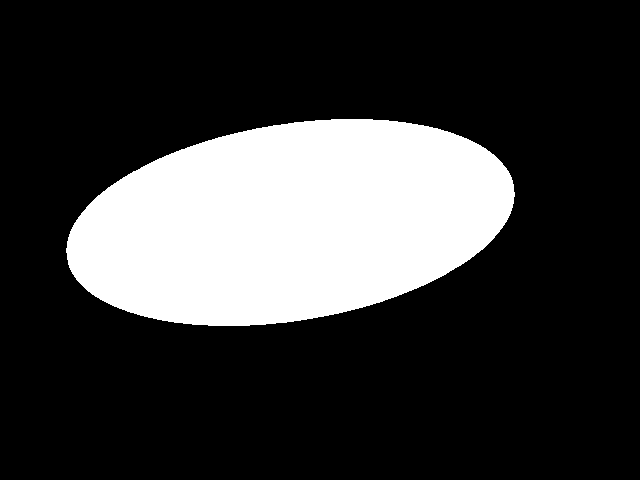
#> input picture data/sintetis/mask_daun/teh_041.png, 640 x 480 px
$ jupyter execute --allow-errors B1_lingkungan.ipynb
#> lines starting #> are read from the running program, lines starting #| are printed output that depends on the picture; after the words box and inside, x2 and y2 are one past the last pixel; in counts of white or black regions, pixels touching at a corner belong together
# B1. Lingkungan Kerja dan Formulasi Masalah (SIMUTEH)
SEED = 1014. Notebook dijalankan dari folder `notebook/`.

[cell 1]
import sys
sys.path.append("../src")  # agar utils_cv dapat diimpor dari notebook/
import cv2, numpy as np, skimage, matplotlib.pyplot as plt
from utils_cv import baca, tampil
print("OpenCV", cv2.__version__, "| NumPy", np.__version__,
      "| scikit-image", skimage.__version__)
#> (the rest of this cell did not finish here and is left out)

## Piksel di dalam daun (untuk P1.1)
Piksel (y=100, x=200) berada di latar nampan. Berikut satu piksel pada daun dan satu pada bercak.

[cell 2]
md = cv2.imread("../data/sintetis/mask_daun/teh_041.png", 0)
#> md: shape (480, 640); 22.8% white; 1 white region, box (x1, y1, x2, y2) and area: (66, 119, 515, 326) 70056
mb = cv2.imread("../data/sintetis/mask_bercak/teh_041.png", 0)
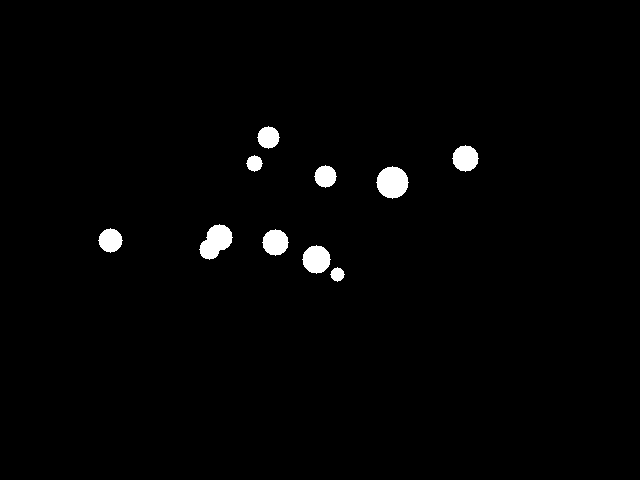
#> input picture data/sintetis/mask_bercak/teh_041.png, 640 x 480 px
#> mb: shape (480, 640); 1.6% white; 10 white regions, largest, box (x1, y1, x2, y2) and area: (376, 166, 409, 199) 797, (199, 224, 233, 260) 761, (302, 245, 331, 274) 613
ys, xs = np.where((md > 0) & (mb == 0)); i = len(ys)//2
#> after `i = len(ys) // 2`: i = 32643
#> (the rest of this cell did not finish here and is left out)

## Diagram pipeline SIMUTEH (enam tahap)

[cell 3]
import matplotlib.patches as mp
tahap = [
 ("1. Akuisisi", "Masuk: daun di nampan\nProses: foto HP, jarak\n22 cm, kamera tegak lurus, tanpa wajah\nKeluar: foto 4000x3000"),
 ("2. Praproses", "Masuk: foto mentah\nProses: resize, gamma,\nCLAHE-V, median\nKeluar: citra 640x480 rata"),
 ("3. Segmentasi", "Masuk: citra bersih\nProses: ambang, morfologi\nKeluar: mask daun\ndan mask bercak"),
 ("4. Fitur", "Masuk: citra+mask\nProses: warna, tekstur,\nbentuk\nKeluar: vektor fitur"),
 ("5. Pengenalan", "Masuk: vektor fitur\nProses: KNN/SVM/CNN\nKeluar: kelas Sehat/\nRingan/Berat"),
 ("6. Interpretasi", "Masuk: kelas+mask\nProses: hitung % luas\nKeluar: kelas mutu +\n% bercak untuk petugas"),
]
fig, ax = plt.subplots(figsize=(15, 4.2)); ax.set_xlim(0, 15.6); ax.set_ylim(0, 4.2); ax.axis("off")
for i, (j, t) in enumerate(tahap):
    x = 0.1 + i * 2.6
    warna = "#cfe0ff" if i < 2 else "#eeeeee"
    ax.add_patch(mp.FancyBboxPatch((x, 0.5), 2.3, 3.0, boxstyle="round,pad=0.05", fc=warna, ec="#1d4ed8"))
    ax.text(x + 1.15, 3.1, j, ha="center", weight="bold", fontsize=11)
    ax.text(x + 1.15, 1.9, t, ha="center", va="center", fontsize=7.5)
    if i < 5: ax.annotate("", xy=(x + 2.55, 2.0), xytext=(x + 2.35, 2.0), arrowprops=dict(arrowstyle="->"))
ax.text(0.1, 0.1, "Biru = cakupan evaluasi P1-P4 (akuisisi dan praproses); abu-abu = pertemuan berikutnya", fontsize=8)
plt.savefig("../hasil/b1_pipeline.png", dpi=130, bbox_inches="tight")
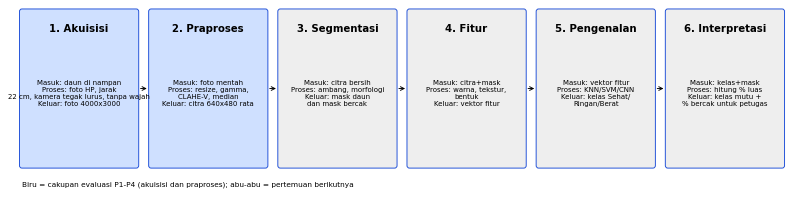
#> figure drawn by matplotlib, 1 panel
